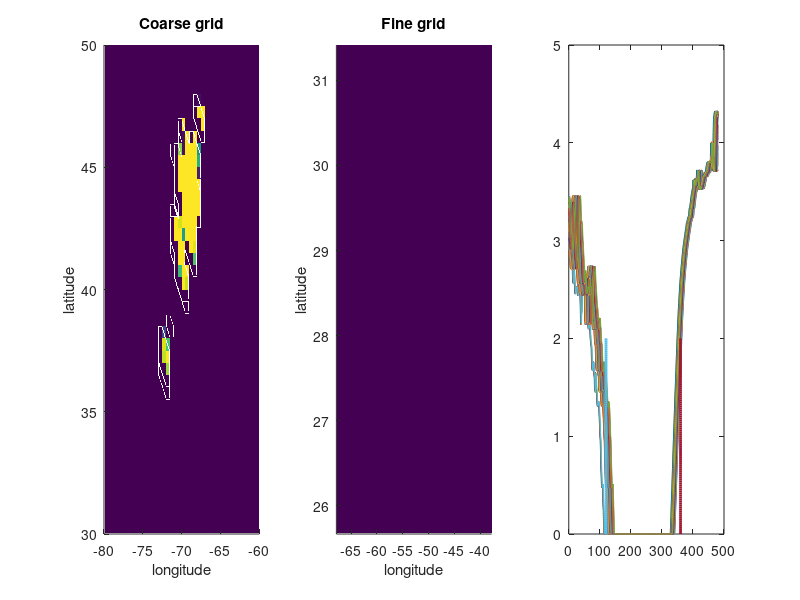

The MATLAB script that drew this image: (Note: this script raises an error after producing the figure.)

% This script is used to show the test result of neural networks

clear all;

%%%%%%%%%%%%%%%%%%%%%%%%%%%%%%%%%
addpath(genpath('./utils'));
fprintf('Add path done !!\n');
%%%%%%%%%%%%%%%%%%%%%%%%%%%%%%%%%

DISPLAY = 1;

load('./Testdata/20305333_HOBO_Month_11_Day_5.mat');
load('./results/result_20305333_HOBO_Month_11_Day_5.mat')

lat_fine = interp(lat_grid, 2);
long_fine = interp(long_grid, 2);

lat_fine = lat_fine(1:end-1);
long_fine = long_fine(1:end-1);

[long_cor_grid, lat_cor_grid] = meshgrid(long_grid, lat_grid);
[long_fine_grid, lat_fine_grid] = meshgrid(long_fine, lat_fine);

light_coarse = results';
light_intp = interp2(long_cor_grid,lat_cor_grid,light_coarse,long_fine_grid,lat_fine_grid, 'cubic', 0);
light_intp(light_intp<0) = 0;
   
if DISPLAY == 1
    
    figure
    subplot(1,3,1)
    title('Coarse grid')
    surface(long_grid,lat_grid,light_coarse, 'edgecolor', 'None');
    xlabel('longitude')
    ylabel('latitude')
    xlim([long_grid(1), long_grid(end)]);
    ylim([lat_grid(1), lat_grid(end)]);
    hold on
    
    
    subplot(1,3,2)
    title('Fine grid')
    surface(long_fine,lat_fine,light_intp, 'edgecolor', 'None')
    xlabel('longitude')
    ylabel('latitude')
    xlim([long_fine(1), long_fine(end)]);
    ylim([lat_fine(1), lat_fine(end)]);
    
    lights = [];
    for j = 1:size(test_light,1)
        mm = light_coarse(:,j) > 0.1;
        if sum(mm)>1
            lights = [lights; squeeze(test_light(j,mm,:))];
        elseif sum(mm)==1
            lights = [lights; squeeze(test_light(j,mm,:))'];
        end
    end
    
    subplot(1,3,3)
    title('Good curves')
    plot(lights');hold on
    plot(120*ones(1,100), linspace(0,2,100), 'linewidth',2);hold on
    plot(360*ones(1,100), linspace(0,2,100), 'linewidth',2);hold on
    
end

%%%%%%%%%%%%%%%%% Evaluating the Heat Map %%%%%%%%%%%%%%%%%%

% Part 1: Weighted squared deviation (lower the better)

fprintf('Good Estimation: \n')
long_true = -68;
lat_true = 41;

[devi_long, devi_lat] = deviation(long_grid,lat_grid, light_coarse, long_true, lat_true);

fprintf('Deviation longitude: %f \n', devi_long);
fprintf('Deviation latitude: %f \n', devi_lat);

fprintf('Bad Estimation: \n')
long_true = -68;
lat_true = 35;

[devi_long, devi_lat] = deviation(long_grid,lat_grid, light_coarse, long_true, lat_true);

fprintf('Deviation longitude: %f \n', devi_long);
fprintf('Deviation latitude: %f \n', devi_lat);


% Part 2: Compare two heatmaps

% Move the heatmap north by 5 degrees
light_coarse_1 = [light_coarse(37:41, :); light_coarse(1:36, :)];
% Move the heatmap north by 10 degrees
light_coarse_2 = [light_coarse(32:41, :); light_coarse(1:31, :)];

% Visualization
figure;
subplot(1,3,1)
title('Coarse grid')
surface(long_grid,lat_grid,light_coarse, 'edgecolor', 'None');
xlabel('longitude')
ylabel('latitude')
xlim([long_grid(1), long_grid(end)]);
ylim([lat_grid(1), lat_grid(end)]);

subplot(1,3,2)
title('Coarse grid')
surface(long_grid,lat_grid,light_coarse_1, 'edgecolor', 'None');
xlabel('longitude')
ylabel('latitude')
xlim([long_grid(1), long_grid(end)]);
ylim([lat_grid(1), lat_grid(end)]);

subplot(1,3,3)
title('Coarse grid')
surface(long_grid,lat_grid,light_coarse_2, 'edgecolor', 'None');
xlabel('longitude')
ylabel('latitude')
xlim([long_grid(1), long_grid(end)]);
ylim([lat_grid(1), lat_grid(end)]);

% Algorithm #1
% Treat two heatmaps as two distributions and compute the discrete Jenson-Shannon
% Divergence (KL divergence is not symmetric, lower the better)
% https://en.wikipedia.org/wiki/Jensen%E2%80%93Shannon_divergence

% Next possible algorithm: Earth mover's distance

JS = JS_divergence(light_coarse, light_coarse_1);

fprintf('JS divergence #1: %f \n', JS);

JS = JS_divergence(light_coarse, light_coarse_2);

fprintf('JS divergence #2: %f \n', JS);

% Algorithm #2
% Overlapped volume (larger the better)

volume = overlap(light_coarse, light_coarse_1);
fprintf('Overlapped area #1: %f \n', volume);

volume = overlap(light_coarse, light_coarse_2);
fprintf('Overlapped area #2: %f \n', volume);